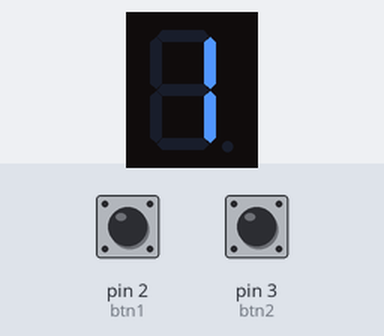
Bench run of a sketch on a simulated Arduino Uno, built with avr-gcc and run on an emulated ATmega328P. On the bench: 1-digit seven-segment display. Wiring (inferred from the names in the program): 1-digit 7-segment display, segments lit when HIGH: segments pin 13, pin 12, pin 11, pin 10, pin 9, pin 8, pin 7, pin 6. The inputs (shaded band) are chosen by the test bench; at power-on: pin 3 (btn2) LOW, pin 2 (btn1) LOW. The segment pins are drawn as the display they are named for.

Above: at 0.1 s.
At 0.8 s:
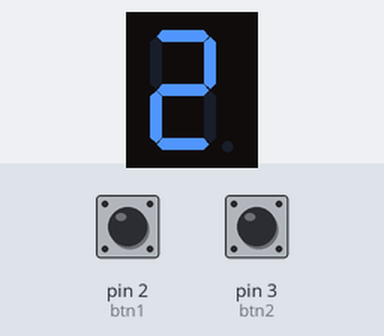
At 2.3 s:
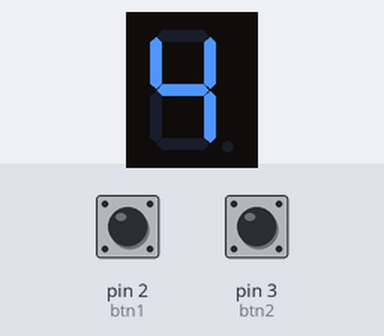
2.4 s: pin 3 (btn2) pulled HIGH for 3.2 s
Timing chart, 0 to 5.4 s (numbered marks = the images above; inputs shaded):
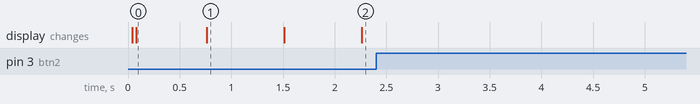

Measured:
- what the display in image 0 shows lasts 0.7 s, from 0.1 s to 0.8 s
- what the display in image 1 shows lasts 0.7 s, from 0.8 s to 1.5 s

The sketch:

EX5SlaveA.ino
```cpp
///////////////////////////////////////////////////////////////////////////////
//Nome:Eduardo Junqueira nº30241 / Jorge Pereira n30248
//Link:https://www.tinkercad.com/things/99C1HY0QTAX-copy-of-fp7ex2i2c/editel?sharecode=gO0-ID300ixwQR2dVuoIaDRYobs0GQI1uYfxE-y7HdU&sharecode=5EtyftTD0uhpJwhqBXyiUcsJprZATlMpiZ9YUlsDpGY
///////////////////////////////////////////////////////////////////////////////

/////////////////////////////////////////////////
// Visor de 7 segmentos  SLAVE A
/////////////////////////////////////////////////

#define dW digitalWrite

#define	A 13
#define	B 12
#define	C 11
#define	D 10
#define	E 9
#define	F 8
#define	G 7
#define	DP 6

//Botões

#define btn1 2
#define btn2 3


#define MAX_DISPLAY_NUM 9

int NumG=0;

void nointerrpts() {
  noInterrupts(); // Desactiva todas as Interrupts
}


void num2Display(int num) {


  digitalWrite(A, LOW);
  digitalWrite(B, LOW);
  digitalWrite(C, LOW);
  digitalWrite(D, LOW);
  digitalWrite(E, LOW);
  digitalWrite(F, LOW);
  digitalWrite(G, LOW);
  digitalWrite(DP, LOW);

  // Verifica se o número está dentro do intervalo permitido.
  if (num >= 0 && num <= MAX_DISPLAY_NUM) {
    switch (num)
    {
      case 0:
        digitalWrite(A, HIGH);
        digitalWrite(B, HIGH);
        digitalWrite(C, HIGH);
        digitalWrite(D, HIGH);
        digitalWrite(E, HIGH);
        digitalWrite(F, HIGH);
        digitalWrite(G, LOW);
        delay(750);
        break;

      case 1:
        digitalWrite(B, HIGH);
        digitalWrite(C, HIGH);
        delay(750);
        break;
      case 2:
        digitalWrite(A, HIGH);
        digitalWrite(B, HIGH);
        digitalWrite(G, HIGH);
        digitalWrite(E, HIGH);
        digitalWrite(D, HIGH);
      delay(750);
        break;

      case 3:
        digitalWrite(A, HIGH);
        digitalWrite(B, HIGH);
        digitalWrite(G, HIGH);
        digitalWrite(C, HIGH);
        digitalWrite(D, HIGH);
      delay(750);
        break;
      case 4:
        digitalWrite(F, HIGH);
        digitalWrite(G, HIGH);
        digitalWrite(B, HIGH);
        digitalWrite(C, HIGH);
      delay(750);
        break;

      case 5:
        digitalWrite(A, HIGH);
        digitalWrite(F, HIGH);
        digitalWrite(G, HIGH);
        digitalWrite(C, HIGH);
        digitalWrite(D, HIGH);
      delay(750);
        break;

      case 6:
        digitalWrite(A, HIGH);
        digitalWrite(F, HIGH);
        digitalWrite(G, HIGH);
        digitalWrite(C, HIGH);
        digitalWrite(D, HIGH);
        digitalWrite(E, HIGH);
      delay(750);
        break;

      case 7:
        digitalWrite(A, HIGH);
        digitalWrite(B, HIGH);
        digitalWrite(C, HIGH);
      delay(750);
        break;

      case 8:
        digitalWrite(A, HIGH);
        digitalWrite(B, HIGH);
        digitalWrite(C, HIGH);
        digitalWrite(D, HIGH);
        digitalWrite(E, HIGH);
        digitalWrite(F, HIGH);
        digitalWrite(G, HIGH);
      delay(750);
        break;

      case 9:
        digitalWrite(A, HIGH);
        digitalWrite(B, HIGH);
        digitalWrite(C, HIGH);
        digitalWrite(F, HIGH);
        digitalWrite(G, HIGH);
      delay(750);
        break;

    }
  }
}


void initTimer1Int(float Hz) {
  // Configuração da interrupção associada ao timer 1
        noInterrupts();    	// Turn off global interrupts

  // Configurar o TIMER1 para operar em modo CTC (Clear Timer on Compare Match)
  TCCR1A = 0; // Modo normal de operação
  TCCR1B = 0; // Limpe os bits de configuração
  TCNT1 = 0; // Inicialize o contador com zero

  // Comparação (OCR1A) Para Hz calculo:
  // para obter uma interrupção a cada 1 segundo (1 Hz)
  // Frequência do TIMER1 = Clock / (Prescaler * (1 + OCR1A))
  // Clock = 16 MHz (frequência do Arduino Uno)
  // Prescaler = 256 (definido para gerar 1 Hz)
  // OCR1A = (16000000 / (256 * 1)) - 1 = 62500

  if (Hz == 0.5) {
     OCR1A = 124999; //Calculado para 0.5Hz
    //OCR1A = (16000000 / (256 * 0.5)) - 1 =  124999

  } else if (Hz == 1 ) {
  OCR1A = 62499;  // Calculado para 1Hz
		 //OCR1A = (16000000 / (256 * 1)) - 1 =62499

  } else if (Hz ==2 ) {
    OCR1A = 31249;  // Calculado para 2Hz
    //OCR1A = (16000000 / (256 * 2)) - 1 = 31249

  }


  // Configurar o TIMER1 para operar com o prescaler 256
  // Isso define a frequência em 1 Hz
  TCCR1B |= (1 << WGM12); // Ative o modo CTC
  TCCR1B |= (1 << CS12);  // Defina o prescaler 256
  TIMSK1 |= (1 << OCIE1A); // Ative a interrupção de comparação A

  interrupts();      	// Turn on global interrupts
}

// Rotina de interrupção do TIMER1
//Esta rotina é configurada para ser chamada automaticamente pelo Timer1 quando dá Overflow, o que ocorre a cada 1 segundo.
ISR(TIMER1_COMPA_vect) {
  // (Re)inicialização do Timer 1
  TCNT1 = 0;  //para todas as frequências

  // Atualização do valor do display
  num2Display(NumG);

  // Incrementa o contador e garante que ele varie ciclicamente entre 0 e 9
  NumG = (NumG + 1) % 10;
}


/////////////////////////////////////////////////
// Função Setup - Inicialização
/////////////////////////////////////////////////

void setup() {				// Função de Inicialização
    Serial.begin(9600);		// Serial Port Baud Rate = 9600 bps


  // Inicialize os pinos do display como saída
  pinMode(A, OUTPUT);
  pinMode(B, OUTPUT);
  pinMode(C, OUTPUT);
  pinMode(D, OUTPUT);
  pinMode(E, OUTPUT);
  pinMode(F, OUTPUT);
  pinMode(G, OUTPUT);
  pinMode(DP, OUTPUT);
  // Inicialização dos inputs
  pinMode(btn1, INPUT);
  pinMode(btn2, INPUT);

  Serial.begin(9600);
  noInterrupts(); // Desativa todas as Interrupções
}


/////////////////////////////////////////////////
// Função Loop
/////////////////////////////////////////////////
void loop() {

 // Apenas a rotina de refrescamento do display é executada neste loop

  for (int num = 0; num <= MAX_DISPLAY_NUM; num++) {
    num2Display(num);
    initTimer1Int(1); // 1HZ
    //initTimer1Int(0.5);  // 0.5Hz
   //initTimer1Int(2);  // 2Hz

  // Quando o botão 1 é pressionado, reinicia o contador
  if (digitalRead(btn1) == HIGH) {
    NumG = 0;
    delay(750);
  }
    // Quando for pressionado o botão 2, faz
    while (digitalRead(btn2) == HIGH) {
      NumG = num;
      delay(750);
    }
  }
}
```
